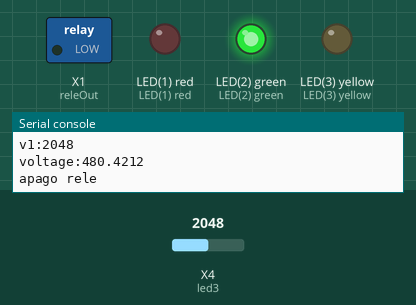
Bench run of a program on a simulated pyboard running MicroPython. On the bench: switched loads named in the program (green lamp = pin HIGH), output pins drawn as LEDs (lit = HIGH), the last lines printed to the serial console. The inputs (shaded band) are chosen by the test bench; at power-on: X4 (led3) = 2048 (analog values on the 0–4095 scale).

Above: at 1.2 s.
1.3 s: X4 (led3) set to 1023
3.2 s: X4 (led3) set to 918
At 4.6 s:
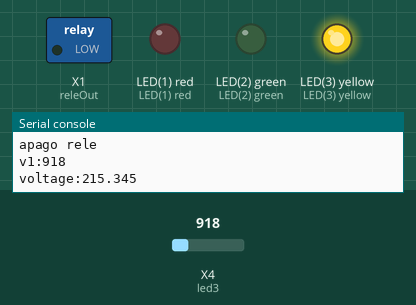
5.5 s: X4 (led3) set to 491
At 7.2 s:
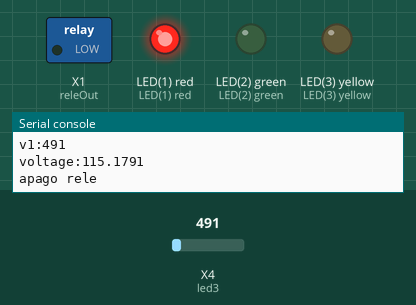
7.5 s: X4 (led3) set to 1228
At 8.9 s:
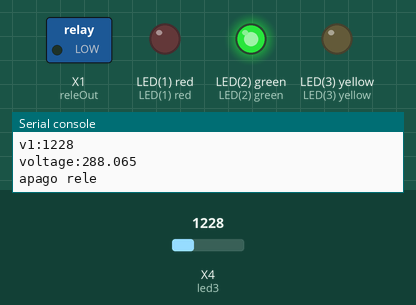
9.5 s: X4 (led3) set to 190
At 10.5 s:
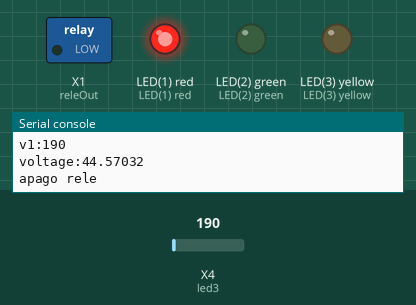
Timing chart, 0 to 12.5 s (numbered marks = the images above; inputs shaded):
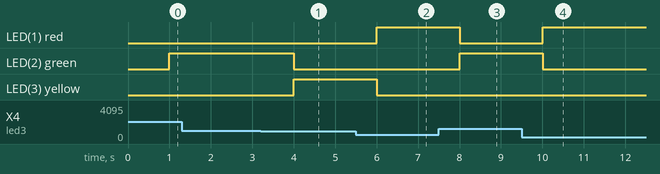

The program:

protectorHeladera.py
```python
# Proyecto demo: Protector de tension para heladera

import pyb

RED=0
YELLOW=1
GREEN=2

LEVEL_HIGH = 230
LEVEL_LOW = 210

FAILURE_TIMEOUT=10

led1 = pyb.LED(1)
led2 = pyb.LED(2)
led3 = pyb.LED(3)
channel1 = pyb.ADC(3) # Entrada analogica CH3
releOut = pyb.Pin(0) #GPIO0
releOut.init(pyb.Pin.OUT_PP,pyb.Pin.PULL_NONE)

def setLamp(color):
    if color==YELLOW:
        led1.on()
        led2.off()
        led3.off()
    elif color==RED:
        led1.off()
        led2.on()
        led3.off()
    elif color==GREEN:
        led1.off()
        led2.off()
        led3.on()


def checkVoltageLevel():
    v1 = channel1.read()
    print("v1:"+str(v1))
    k = 72.72 # 3.3V -> 240V, escala
    voltage = (v1*3.3/1023.0)*k
    print("voltage:"+str(voltage))
    if voltage >= LEVEL_HIGH:
        return RED
    if voltage <=LEVEL_LOW:
        return YELLOW
    return GREEN

def setReleOn():
    releOut.high() # enciendo rele
    print("enciendo rele")

def setReleOff():
    releOut.low() # apago rele
    print("apago rele")

setReleOff() # apago rele
failureCounter=10
while True:

    pyb.delay(1000)

    color = checkVoltageLevel()
    setLamp(color)
    if color!=GREEN:
        failureCounter+=1
    else:
        if failureCounter>0:
            failureCounter-=1

    if failureCounter>=FAILURE_TIMEOUT:
        setReleOff() # apago rele
        failureCounter=FAILURE_TIMEOUT

    if failureCounter==0:
        setReleOn() # enciendo rele


        
```

Measured:
- the behaviour switches between 981 and 980 on X4 (led3) (found by bisection; images 0 and 1)
- after the input at 3.2 s, LED(2) green: HIGH → LOW after 0.80 s; LED(3) yellow: LOW → HIGH after 0.80 s
- after the input at 5.5 s, LED(1) red: LOW → HIGH after 0.50 s; LED(3) yellow: HIGH → LOW after 0.50 s
- after the input at 7.5 s, LED(1) red: HIGH → LOW after 0.51 s; LED(2) green: LOW → HIGH after 0.51 s
- after the input at 9.5 s, LED(1) red: LOW → HIGH after 0.51 s; LED(2) green: HIGH → LOW after 0.51 s
